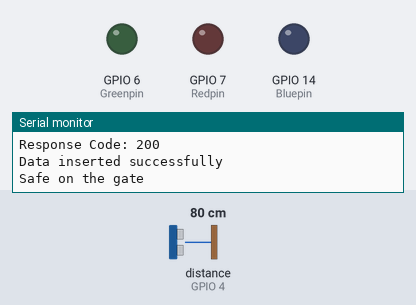
Recording of a sketch running on a simulated ESP32-S3. Parts: output pins drawn as LEDs (lit = HIGH), the last lines printed to the serial monitor. Wiring (inferred from the names in the program): ultrasonic range finder: trigger GPIO 5; echo GPIO 4. Inputs (shaded band) come from the test bench; at power-on: distance to the obstacle (sensor on GPIO 4) 80 cm. The echo pulse lasts 58.3 µs per cm; WiFi joins after 1.5 s; servers stay silent unless stated; uploads are accepted with an empty reply; pins used as bus, display or sensor lines are not drawn.

Above: at 2.7 s.
2.8 s: distance to the obstacle (sensor on GPIO 4) set to 64 cm
4.3 s: distance to the obstacle (sensor on GPIO 4) set to 58 cm
At 5.2 s:
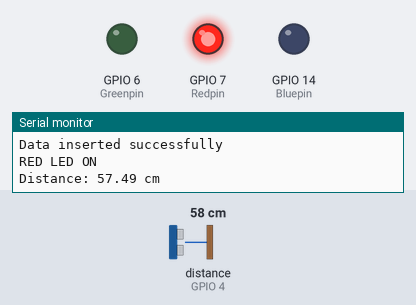
6.0 s: distance to the obstacle (sensor on GPIO 4) set to 45 cm
7.8 s: distance to the obstacle (sensor on GPIO 4) set to 38 cm
At 8.6 s:
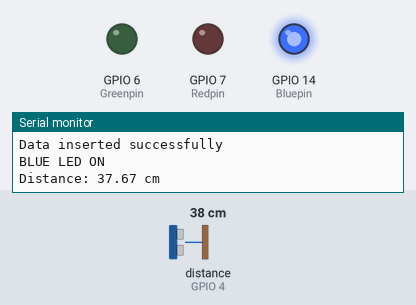
9.5 s: distance to the obstacle (sensor on GPIO 4) set to 22 cm
11.3 s: distance to the obstacle (sensor on GPIO 4) set to 19 cm
At 12.9 s:
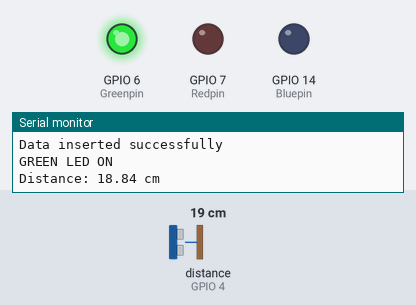
Timing chart, 0 to 14.0 s (numbered marks = the images above; inputs shaded):
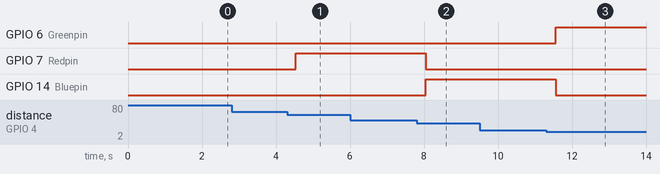

Measured:
- the behaviour switches between 61 and 60 cm on distance to the obstacle (sensor on GPIO 4) (found by bisection; images 0 and 1)
- the behaviour switches between 41 and 40 cm on distance to the obstacle (sensor on GPIO 4) (found by bisection; images 1 and 2)
- the behaviour switches between 21 and 20 cm on distance to the obstacle (sensor on GPIO 4) (found by bisection; images 2 and 3)
- after the input at 4.3 s, GPIO 7 (Redpin): LOW → HIGH after 0.23 s
- after the input at 7.8 s, GPIO 7 (Redpin): HIGH → LOW after 0.25 s; GPIO 14 (Bluepin): LOW → HIGH after 0.25 s
- after the input at 11.3 s, GPIO 6 (Greenpin): LOW → HIGH after 0.26 s; GPIO 14 (Bluepin): HIGH → LOW after 0.26 s

The sketch:

kelc.ino
```cpp
#include <WiFi.h>
#include <HTTPClient.h>
#include <ArduinoJson.h>

const char* servername = "http://YOUR_IP/kelcy/insert.php";
const char* ssid = "IAP4";
const char* pass = "123@Muhura";

// Ultrasonic Sensor Pins
#define trigpin 5
#define echopin 4

// LED Pins
#define Greenpin 6
#define Redpin 7
#define Bluepin 14

void setup() {

  Serial.begin(115200);

  // Pin Modes
  pinMode(trigpin, OUTPUT);
  pinMode(echopin, INPUT);

  pinMode(Greenpin, OUTPUT);
  pinMode(Redpin, OUTPUT);
  pinMode(Bluepin, OUTPUT);

  // Turn OFF LEDs initially
  digitalWrite(Greenpin, LOW);
  digitalWrite(Redpin, LOW);
  digitalWrite(Bluepin, LOW);

  // Connect to WiFi
  WiFi.begin(ssid, pass);

  Serial.println("Connecting to WiFi...");

  while (WiFi.status() != WL_CONNECTED) {
    delay(500);
    Serial.print(".");
  }

  Serial.println("\nConnected to WiFi");
  Serial.print("IP Address: ");
  Serial.println(WiFi.localIP());
}

void loop() {

  // Trigger Ultrasonic Sensor
  digitalWrite(trigpin, LOW);
  delayMicroseconds(2);

  digitalWrite(trigpin, HIGH);
  delayMicroseconds(10);

  digitalWrite(trigpin, LOW);

  // Read Echo Time
  long duration = pulseIn(echopin, HIGH);

  // Calculate Distance
  float distance = duration * 0.034 / 2;

  Serial.print("Distance: ");
  Serial.print(distance);
  Serial.println(" cm");

  // Send Data to Server
  if (WiFi.status() == WL_CONNECTED) {

    HTTPClient http;

    http.begin(servername);

    http.addHeader("Content-Type", "application/json");

    // Create JSON
    StaticJsonDocument<200> doc;

    doc["device_name"] = "ESP32_01";
    doc["distance"] = distance;

    String jsondoc;

    serializeJson(doc, jsondoc);

    // POST Request
    int responsecode = http.POST(jsondoc);

    Serial.print("Response Code: ");
    Serial.println(responsecode);

    if (responsecode > 0) {
      Serial.println("Data inserted successfully");
    }
    else {
      Serial.println("Server failed");
    }

    http.end();
  }
  else {
    Serial.println("Failed to connect to WiFi");
  }

  // LED Conditions
  digitalWrite(Greenpin, LOW);
  digitalWrite(Bluepin, LOW);
  digitalWrite(Redpin, LOW);

  if (distance <= 20) {

    digitalWrite(Greenpin, HIGH);
    Serial.println("GREEN LED ON");

  }
  else if (distance <= 40) {

    digitalWrite(Bluepin, HIGH);
    Serial.println("BLUE LED ON");

  }
  else if (distance <= 60) {

    digitalWrite(Redpin, HIGH);
    Serial.println("RED LED ON");

  }
  else {

    Serial.println("Safe on the gate");

  }

  delay(500);
}
```
